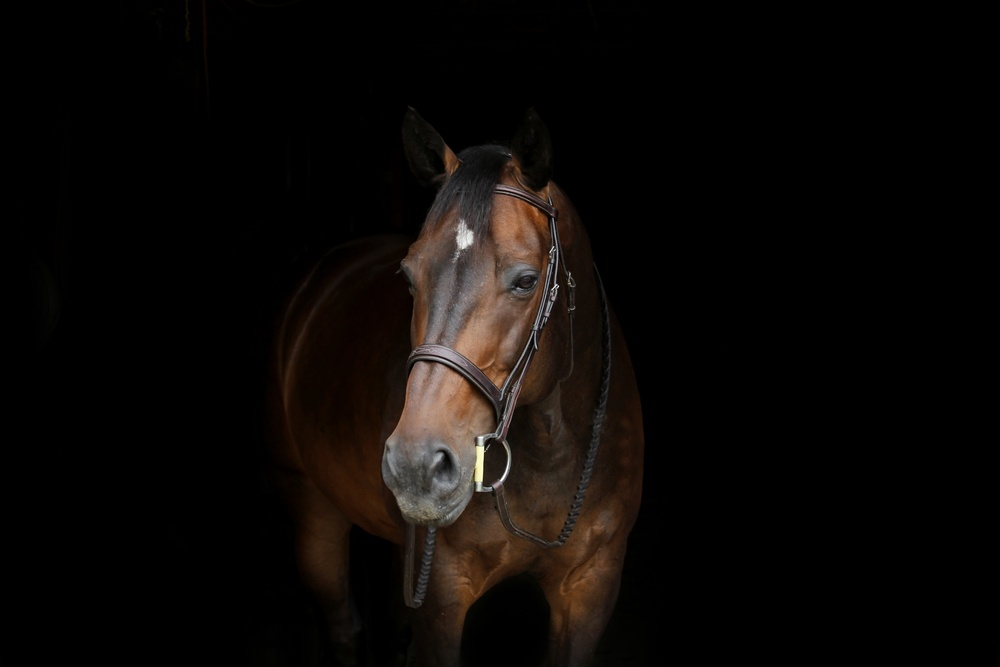
#> input picture DATA/horse.jpg, 1000 x 667 px, shrunk from 2700 x 1800 before the run
$ jupyter execute --allow-errors 30-color-histograms.ipynb   (shell and % lines are left out)
#> lines starting #> are read from the running program, lines starting #| are printed output that depends on the picture
[cell 1]
import cv2
import numpy as np
import matplotlib.pyplot as plt

[cell 2]
dark_horse= cv2.imread('../../DATA/horse.jpg') #ORIGINAL BGR OPENCV
#> dark_horse is the input picture: shape (667, 1000, 3); mean B, G, R 6.9, 8.9, 12
show_horse = cv2.cvtColor(dark_horse,cv2.COLOR_BGR2RGB) #CONVERTED TO RGB FOR SHOW

rainbow = cv2.imread('../../DATA/rainbow.jpg')
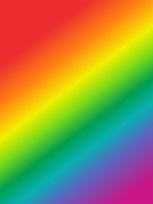
#> input picture DATA/rainbow.jpg, 153 x 204 px, shrunk from 413 x 550 before the run
#> rainbow is the input picture: shape (204, 153, 3); mean B, G, R 72.8, 142.3, 152.3
show_rainbow = cv2.cvtColor(rainbow,cv2.COLOR_BGR2RGB)

blue_bricks = cv2.imread('../../DATA/bricks.jpg')
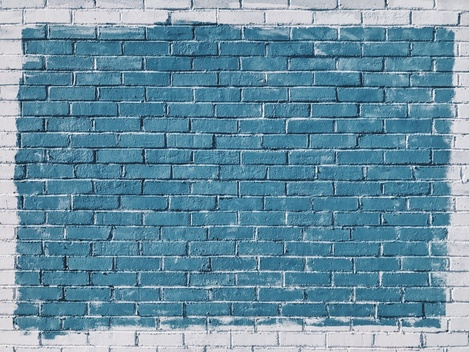
#> input picture DATA/bricks.jpg, 469 x 352 px, shrunk from 1267 x 950 before the run
#> blue_bricks is the input picture: shape (352, 469, 3); mean B, G, R 163.5, 144, 105
show_bricks = cv2.cvtColor(blue_bricks,cv2.COLOR_BGR2RGB)

[cell 3]
plt.imshow(show_bricks)

[cell 4]
#Remember that in OPENCV BGR, B is the index 0
hist_values = cv2.calcHist([blue_bricks], channels=[0], mask=None,histSize=[256],ranges=[0,256])
#> hist_values = 256 values, max 3347 at index 150, min 0 at index 0, mean 644.9

[cell 5]
hist_values.shape
#> Out = (256, 1)

[cell 6]
plt.plot(hist_values)
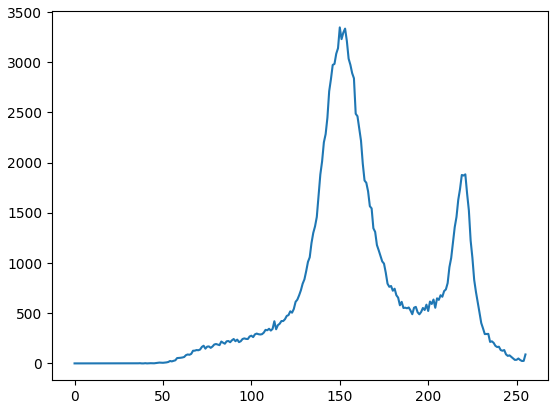
#> figure drawn by matplotlib, 1 panel; curve peaks at x = 150, y = 3347

[cell 7]
#Function to calculate histograms blue values of picture
def showHistoB(pic):
    h = cv2.calcHist([pic], channels=[0], mask=None,histSize=[256],ranges=[0,256])
#> h has the same summary as hist_values outside showHistoB
    return plt.plot(h)

[cell 8]
showHistoB(blue_bricks)

[cell 9]
showHistoB(dark_horse)
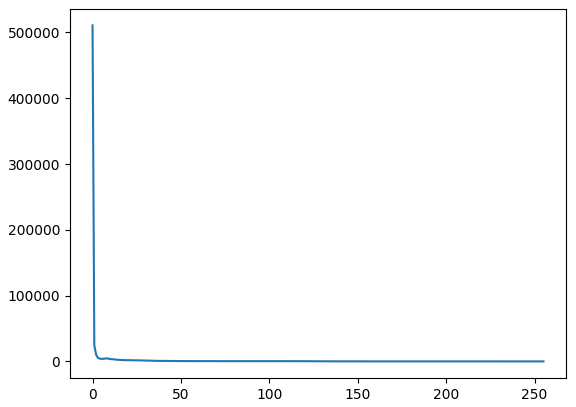
#> figure drawn by matplotlib, 1 panel; curve peaks at x = 0, y = 510677

[cell 10]
img = blue_bricks

[cell 11]
color = ('b','g','r')
#> (the rest of this cell did not finish here and is left out)

[cell 12]
showHistoB(rainbow)
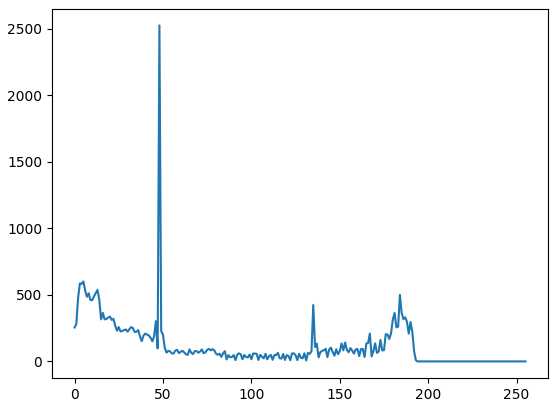
#> figure drawn by matplotlib, 1 panel; curve peaks at x = 48, y = 2526

[cell 13]
#Function to calculate histograms red values of picture
def showHistoR(pic):
    h = cv2.calcHist([pic], channels=[2], mask=None,histSize=[256],ranges=[0,256])
    return plt.plot(h)

[cell 14]
#My function
def showHistogram(pic,title):
#> called with title = 'DARK HORSE'
    img=pic
    color = ('b','g','r')
    for i, color in enumerate(color):
        histr =cv2.calcHist([img], [i], None, [256],[0,256])
        plt.plot(histr,color=color)
        plt.xlim([0,256])
        #plt.ylim([0,500000]) #

    plt.title('HISTOGRAM FOR '+title)

[cell 15]
showHistogram(dark_horse,'DARK HORSE')
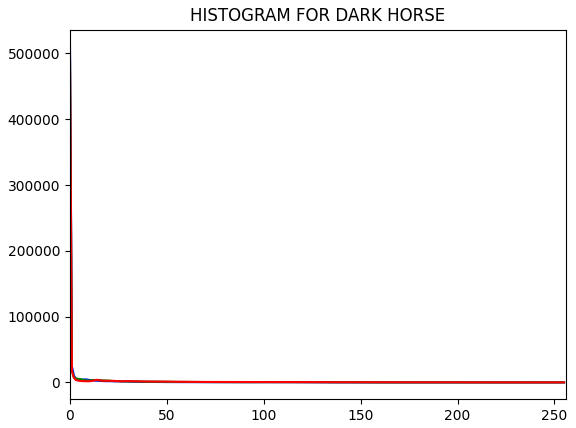
#> figure drawn by matplotlib, 1 panel; curve peaks at x = 0, y = 510677; curve peaks at x = 0, y = 493410; curve peaks at x = 0, y = 489779

[cell 16]
showHistogram(blue_bricks,'BLUE BRICKS')
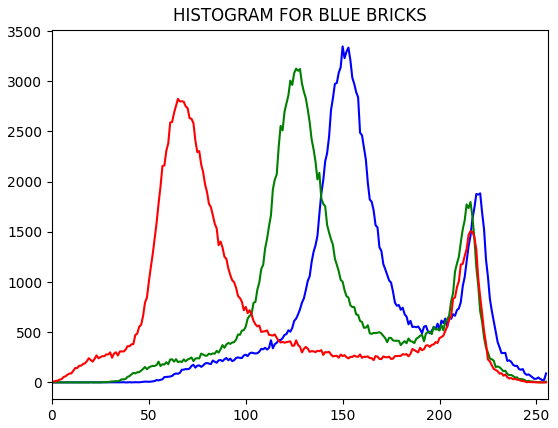
#> figure drawn by matplotlib, 1 panel; curve peaks at x = 150, y = 3347; curve peaks at x = 126, y = 3125; curve peaks at x = 65, y = 2824

[cell 17]
showHistogram(rainbow,'RAINBOW')
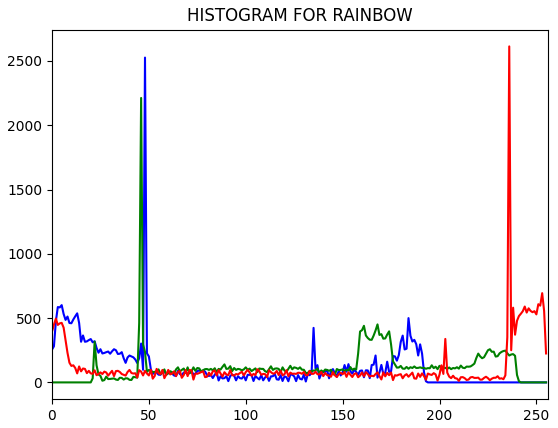
#> figure drawn by matplotlib, 1 panel; curve peaks at x = 48, y = 2526; curve peaks at x = 46, y = 2212; curve peaks at x = 236, y = 2613
